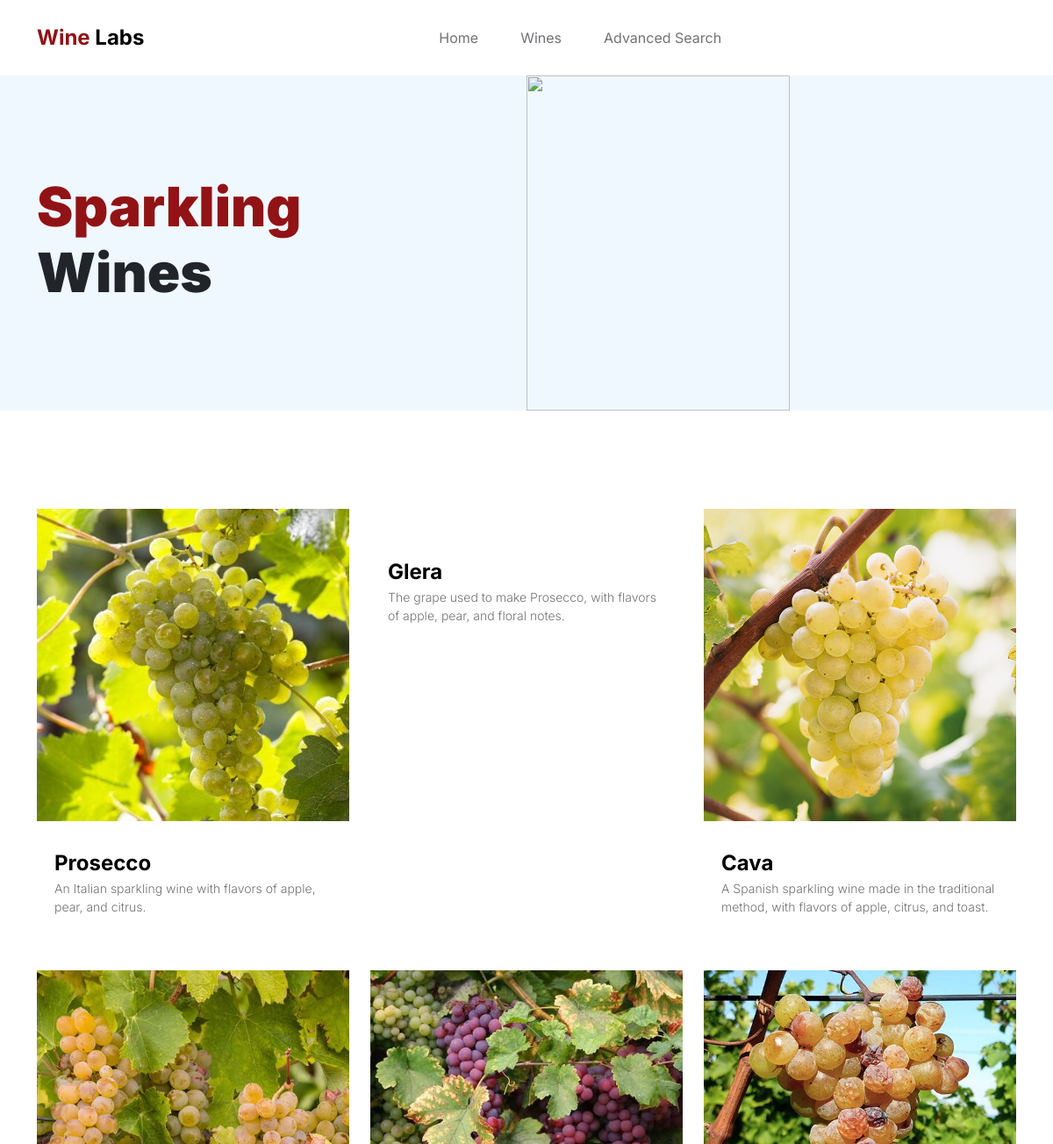
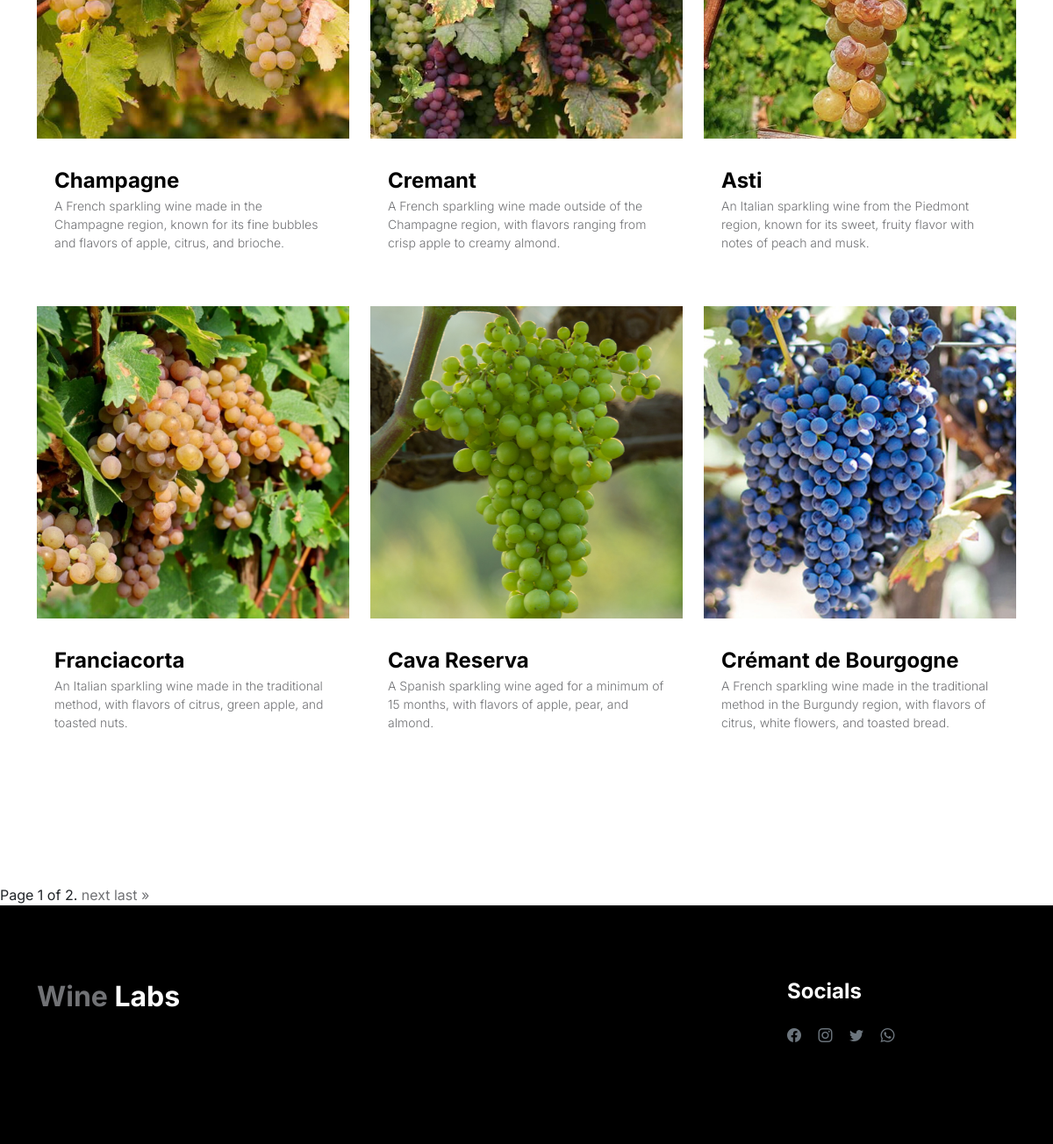
The app's page /sparkling-wines/ with its own data (2 pictures, top to bottom).
### WineLabsApp/models.py (models this page shows, shortened)
class Wine(models.Model):
    name = models.CharField(max_length=100)
    type = models.CharField(max_length=50)
    description = models.TextField()
    image = models.ImageField(upload_to='images/wines/')
    keywords = models.CharField(max_length=255, blank=True)

### WineLabsApp/views.py (the view)
# urls.py: path('sparkling-wines/', views.wines_page_sparkling, name='sparkling-wines'),
def wines_page_sparkling(request):
    sparkling_wines_list = Wine.objects.filter(type='Sparkling')
    paginator = Paginator(sparkling_wines_list, 9)
    page_number = request.GET.get('page')
    page_obj = paginator.get_page(page_number)
    return render(request, 'sparkling-wines.html', {'page_obj': page_obj})

### WineLabsApp/templates/sparkling-wines.html (shortened to what this page needs)
{% load static %}
<!doctype html>
<html lang="en">
    <head>
        <link href="{% static 'css/bootstrap.min.css' %}" rel="stylesheet">
        <link href="{% static 'css/bootstrap-icons.css' %}" rel="stylesheet">
        <link rel="stylesheet" href="{% static 'css/slick.css' %}"/>
        <link href="{% static 'css/general.css' %}" rel="stylesheet">
    </head>
    <body>
        <main>
            <nav class="navbar navbar-expand-lg">
                <div class="container">
                    <a class="navbar-brand" href="{% url 'index' %}">
                        <strong><span>Wine</span> Labs</strong>
                    </a>
                    <div class="collapse navbar-collapse" id="navbarNav">
                        <ul class="navbar-nav mx-auto">
                            <li class="nav-item">
                                <a class="nav-link {% if request.path == '/' %} active{% endif %}" href="{% url 'index' %}">Home</a>
                            </li>
                            <li class="nav-item">
                                <a class="nav-link {% if request.path == '/wines/' %}active{% endif %}" href="{% url 'wines' %}">Wines</a>
                            </li>
                            <li class="nav-item">
                                <a class="nav-link {% if request.path == '/test/' %}active{% endif %}" href="{% url 'test' %}">Advanced Search</a>
                            </li>
                        </ul>
                    </div>
                </div>
            </nav>
            <header class="site-header section-padding d-flex justify-content-center align-items-center">
                <div class="container">
                    <div class="row">
                        <div class="col-lg-10 col-12">
                            <h1>
                                <span class="d-block text-primary">Sparkling</span>
                                <span class="d-block text-dark">Wines</span>
                            </h1>
                        </div>
                    </div>
                </div>
                <img src="{% static 'images/header/wines.jpg' %}" class="header-image img-fluid" alt="">
            </header>
            <section class="products section-padding">
                <div class="container">
                    <div class="row">
                        {% for wine in page_obj %}
                        <div class="col-lg-4 col-12 mb-3">
                            <div class="product-thumb">
                                <a href="product-detail.html">
                                    <img src="{{ MEDIA_URL }}{{ wine.image.url }}" class="img-fluid product-image" alt="">
                                </a>
                                <div class="product-info d-flex">
                                    <div>
                                        <h5 class="product-title mb-0">
                                            <a href="product-detail.html" class="product-title-link">{{ wine.name }}</a>
                                        </h5>
                                    <p class="product-p">{{ wine.description }}</p>
                                </div>
                            </div>
                        </div>
                    </div>
                    {% endfor %}
                </div>
            </div>
        </section>
        <div class="pagination">
            <span class="step-links">
                <span class="current">
                    Page {{ page_obj.number }} of {{ page_obj.paginator.num_pages }}.
                </span>
                {% if page_obj.has_next %}
                    <a href="?page={{ page_obj.next_page_number }}">next</a>
                    <a href="?page={{ page_obj.paginator.num_pages }}">last &raquo;</a>
                {% endif %}
            </span>
        </div>
        </main>
        <footer class="site-footer">
            <div class="container">
                <div class="row">
                    <div class="col-lg-3 col-10 me-auto mb-4">
                        <h4 class="text-white mb-3"><a href="index.html">Wine</a> Labs</h4>
                        <br>
                    </div>
                    <div class="col-lg-3 col-4">
                        <h5 class="text-white mb-3">Socials</h5>
                        <ul class="social-icon">
                            <li><a href="#" class="social-icon-link bi-facebook"></a></li>
                            <li><a href="#" class="social-icon-link bi-instagram"></a></li>
                            <li><a href="#" class="social-icon-link bi-twitter"></a></li>
                            <li><a href="#" class="social-icon-link bi-whatsapp"></a></li>
                        </ul>
                    </div>
                </div>
            </div>
        </footer>
    </body>
</html>

### WineLabsApp/static/css/general.css (style rules this page uses)
:root { --white-color: #FFFFFF; --primary-color: #911315; --section-bg-color: #f0f8ff; --dark-color: #000000; --grey-color: #d0d1d1; --p-color: #717275; --body-font-family: 'Inter', sans-serif; --h5-font-size: 24px; --p-font-size: 20px; --copyright-text-font-size: 16px; --product-link-font-size: 14px; --custom-link-font-size: 12px; --font-weight-thin: 100; --font-weight-light: 300; --font-weight-normal: 400; --font-weight-bold: 700; --font-weight-black: 900; }
body, html { height: 100%; }
html { scroll-behavior: smooth }
body { background: var(--white-color); font-family: var(--body-font-family); position: relative; }
h2, h3, h4, h5, h6 { color: var(--dark-color); line-height: inherit; }
h1, h2, h3, h4, h5, h6 { font-weight: var(--font-weight-bold); }
h1, h2 { font-weight: var(--font-weight-black); }
h1 { font-size: 64px; line-height: normal; }
h4 { font-size: 32px; }
h5 { font-size: 24px; }
p { color: var(--p-color); font-size: var(--p-font-size); font-weight: var(--font-weight-light); }
a, button { touch-action: manipulation; transition: all 0.3s; }
a { color: var(--p-color); text-decoration: none; }
.text-primary { color: var(--primary-color) !important; }
b, strong { font-weight: var(--font-weight-bold); }
.navbar { background: var(--white-color); position: fixed; top: 0; right: 0; left: 0; padding: 25px 0; z-index: 2; will-change: transform; transition: transform 300ms linear; }
.navbar span, h2 span, h4 span { color: var(--primary-color); }
.navbar-brand { color: var(--dark-color); font-size: 24px; font-weight: var(--font-weight-light); margin: 0; padding: 0; }
.navbar-expand-lg .navbar-nav .nav-link { display: inline-block; padding: 0; margin-right: 1.5rem; margin-left: 1.5rem; }
.nav-link { color: var(--p-color); font-size: 16px; position: relative; }
.navbar .nav-link::after { position: absolute; top: 100%; left: 0; width: 100%; height: 2px; background: var(--grey-color); content: ''; opacity: 0; -webkit-transition: opacity 0.3s, -webkit-transform 0.3s; -moz-transition: opacity 0.3s, -moz-transform 0.3s; transition: opacity 0.3s, transform 0.3s; -webkit-transform: translateY(10px); -moz-transform: translateY(10px); transform: translateY(10px); }
.site-header { background-color: var(--section-bg-color); position: relative; overflow: hidden; margin-top: 86px; }
.site-header.section-padding { padding-top: 7rem; padding-bottom: 7rem; }
.header-image { position: absolute; top: 0; right: 0; width: 50%; height: 100%; object-fit: cover; }
section { content-visibility: auto; contain-intrinsic-size: 700px; }
.section-padding { padding-top: 7rem; padding-bottom: 7rem; }
.product-thumb { background: var(--white-color); position: relative; transition: all 0.5s ease-out; }
.product-image { transition: all 0.5s ease-out; }
.product-info { padding: 30px 20px; }
.product-title-link { color: var(--dark-color); }
.product-p { font-size: var(--product-link-font-size); }
.site-footer { background: var(--dark-color); padding-top: 5rem; padding-bottom: 5rem; }
.site-footer .social-icon-link { margin-top: 4px; }
.social-icon { margin: 0; padding: 0; }
.social-icon li { list-style: none; display: inline-block; vertical-align: top; }
.social-icon-link { color: #6c757d; font-size: 1rem; display: inline-block; vertical-align: top; margin-bottom: 4px; margin-right: 15px; }
@media screen and (max-width: 1200px) { h1 { font-size: 62px; } }

### records on screen
Wine: image (picture), name "Prosecco", description "An Italian sparkling wine with flavors of apple, pear, and citrus."
Wine: name "Glera", description "The grape used to make Prosecco, with flavors of apple, pear, and floral notes."
Wine: image (picture), name "Cava", description "A Spanish sparkling wine made in the traditional method, with flavors of apple, citrus, and toast."
Wine: image (picture), name "Champagne", description "A French sparkling wine made in the Champagne region, known for its fine bubbles and flavors of apple, citrus, and brioche."
Wine: image (picture), name "Cremant", description "A French sparkling wine made outside of the Champagne region, with flavors ranging from crisp apple to creamy almond."
Wine: image (picture), name "Asti", description "An Italian sparkling wine from the Piedmont region, known for its sweet, fruity flavor with notes of peach and musk."
Wine: image (picture), name "Franciacorta", description "An Italian sparkling wine made in the traditional method, with flavors of citrus, green apple, and toasted nuts."
Wine: image (picture), name "Cava Reserva", description "A Spanish sparkling wine aged for a minimum of 15 months, with flavors of apple, pear, and almond."
Wine: image (picture), name "Crémant de Bourgogne", description "A French sparkling wine made in the traditional method in the Burgundy region, with flavors of citrus, white flowers, and toasted bread."

### other values on screen
{{ page_obj.number }} "1"
{{ page_obj.paginator.num_pages }} "2"
